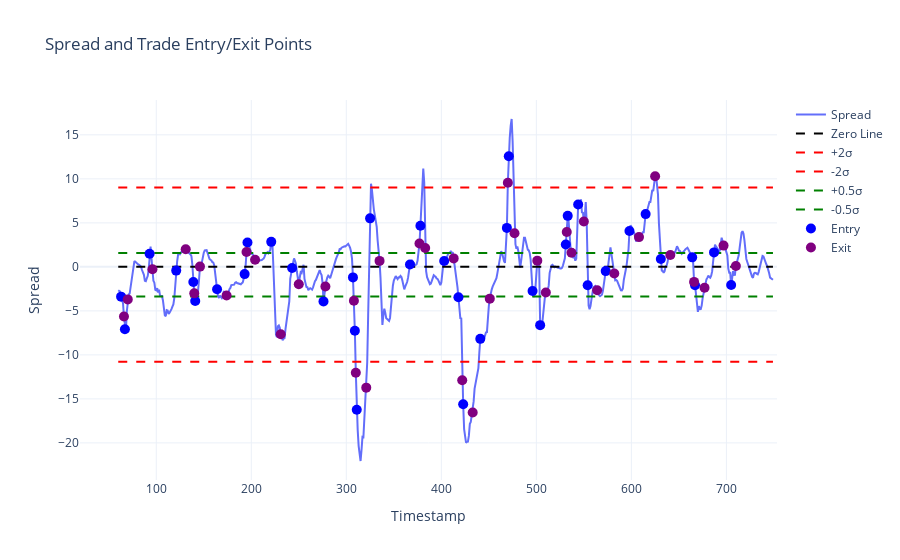

Notebook cell for this chart:
### Code cell
# Step-by-step trade logic
df = trade_df.copy()
df["position"] = 0  # 1: long spread, -1: short spread
df["trade_entry"] = False
df["trade_exit"] = False
df["pnl"] = 0.0

in_position = False
position_type = 0
entry_index = None
entry_spread = None

for i in range(len(df)):
    z = df["z_score"].iloc[i]
    spread = df["spread"].iloc[i]

    if not in_position:
        if z > 2:
            df.at[df.index[i], "position"] = -1
            df.at[df.index[i], "trade_entry"] = True
            in_position = True
            position_type = -1
            entry_index = i
            entry_spread = spread
        elif z < -2:
            df.at[df.index[i], "position"] = 1
            df.at[df.index[i], "trade_entry"] = True
            in_position = True
            position_type = 1
            entry_index = i
            entry_spread = spread
    else:
        stop_loss_triggered = (z > 3 and position_type == -1) or (z < -3 and position_type == 1)
        mean_reversion_triggered = abs(z) < 0.5
        timeout_triggered = i - entry_index >= 10

        if stop_loss_triggered or mean_reversion_triggered or timeout_triggered:
            df.at[df.index[i], "position"] = 0
            df.at[df.index[i], "trade_exit"] = True
            pnl = -(spread - entry_spread)
            df.at[df.index[i], "pnl"] = pnl
            in_position = False
            position_type = 0
            entry_index = None
            entry_spread = None
        else:
            df.at[df.index[i], "position"] = position_type

# Assuming 'df' is your DataFrame from the previous cell containing the computed spread, trade_entry, and trade_exit columns
spread_mean = df["spread"].mean()
spread_std = df["spread"].std()
fig = go.Figure()
# Plot the spread line
fig.add_trace(go.Scatter(x=df.index, y=df["spread"], mode="lines", name="Spread"))
# Plot horizontal lines: zero, ±2σ, and ±0.5σ
fig.add_trace(go.Scatter(x=[df.index[0], df.index[-1]], y=[0, 0], mode="lines", name="Zero Line", line=dict(dash="dash", color="black")))
fig.add_trace(go.Scatter(x=[df.index[0], df.index[-1]], y=[spread_mean + 2 * spread_std, spread_mean + 2 * spread_std], mode="lines", name="+2σ", line=dict(dash="dash", color="red")))
fig.add_trace(go.Scatter(x=[df.index[0], df.index[-1]], y=[spread_mean - 2 * spread_std, spread_mean - 2 * spread_std], mode="lines", name="-2σ", line=dict(dash="dash", color="red")))
fig.add_trace(go.Scatter(x=[df.index[0], df.index[-1]], y=[spread_mean + 0.5 * spread_std, spread_mean + 0.5 * spread_std], mode="lines", name="+0.5σ", line=dict(dash="dash", color="green")))
fig.add_trace(go.Scatter(x=[df.index[0], df.index[-1]], y=[spread_mean - 0.5 * spread_std, spread_mean - 0.5 * spread_std], mode="lines", name="-0.5σ", line=dict(dash="dash", color="green")))
# Scatter markers for trade entries and exits
entries_df = df[df["trade_entry"]]
exits_df = df[df["trade_exit"]]
fig.add_trace(go.Scatter(x=entries_df.index, y=entries_df["spread"], mode="markers", name="Entry", marker=dict(color="blue", size=10)))
fig.add_trace(go.Scatter(x=exits_df.index, y=exits_df["spread"], mode="markers", name="Exit", marker=dict(color="purple", size=10)))
fig.update_layout(title="Spread and Trade Entry/Exit Points", xaxis_title="Timestamp", yaxis_title="Spread", template="plotly_white")
fig.show()

### Figure 1 — Plotly figure (JSON) as saved in the notebook; plotly's stock layout.template omitted (floating-point values rounded to 4 significant figures; data arrays with more than 128 entries replaced by an {"elided": "..."} marker saying what was removed)
{"data": [{"mode": "lines", "name": "Spread", "type": "scatter", "x": {"elided": "690 int values"}, "y": {"elided": "690 float values"}}, {"line": {"color": "black", "dash": "dash"}, "mode": "lines", "name": "Zero Line", "type": "scatter", "x": [60, 749], "y": [0, 0]}, {"line": {"color": "red", "dash": "dash"}, "mode": "lines", "name": "+2σ", "type": "scatter", "x": [60, 749], "y": [9.005, 9.005]}, {"line": {"color": "red", "dash": "dash"}, "mode": "lines", "name": "-2σ", "type": "scatter", "x": [60, 749], "y": [-10.78, -10.78]}, {"line": {"color": "green", "dash": "dash"}, "mode": "lines", "name": "+0.5σ", "type": "scatter", "x": [60, 749], "y": [1.587, 1.587]}, {"line": {"color": "green", "dash": "dash"}, "mode": "lines", "name": "-0.5σ", "type": "scatter", "x": [60, 749], "y": [-3.359, -3.359]}, {"marker": {"color": "blue", "size": 10}, "mode": "markers", "name": "Entry", "type": "scatter", "x": [63, 67, 93, 121, 139, 141, 164, 193, 196, 221, 243, 276, 307, 309, 311, 325, 367, 378, 403, 418, 423, 441, 469, 471, 496, 504, 531, 533, 544, 554, 573, 598, 615, 631, 664, 667, 687, 705], "y": [-3.386, -7.095, 1.496, -0.4264, -1.729, -3.884, -2.535, -0.8207, 2.767, 2.842, -0.1235, -3.923, -1.197, -7.268, -16.23, 5.51, 0.2753, 4.662, 0.6601, -3.451, -15.61, -8.181, 4.426, 12.56, -2.748, -6.62, 2.534, 5.796, 7.084, -2.097, -0.482, 4.084, 5.996, 0.8866, 1.079, -2.082, 1.645, -2.056]}, {"marker": {"color": "purple", "size": 10}, "mode": "markers", "name": "Exit", "type": "scatter", "x": [66, 70, 96, 131, 140, 146, 174, 195, 204, 231, 250, 278, 308, 310, 321, 335, 377, 383, 413, 422, 433, 451, 470, 477, 501, 510, 532, 537, 550, 564, 582, 608, 625, 641, 666, 677, 697, 710], "y": [-5.637, -3.699, -0.2776, 2.009, -3.008, 0.02817, -3.245, 1.681, 0.8135, -7.65, -1.979, -2.235, -3.852, -12.03, -13.72, 0.68, 2.662, 2.134, 0.9636, -12.89, -16.54, -3.611, 9.552, 3.817, 0.7065, -2.91, 3.967, 1.606, 5.161, -2.657, -0.7558, 3.382, 10.3, 1.35, -1.706, -2.367, 2.416, 0.1046]}], "layout": {"title": {"text": "Spread and Trade Entry/Exit Points"}, "xaxis": {"title": {"text": "Timestamp"}}, "yaxis": {"title": {"text": "Spread"}}}}
